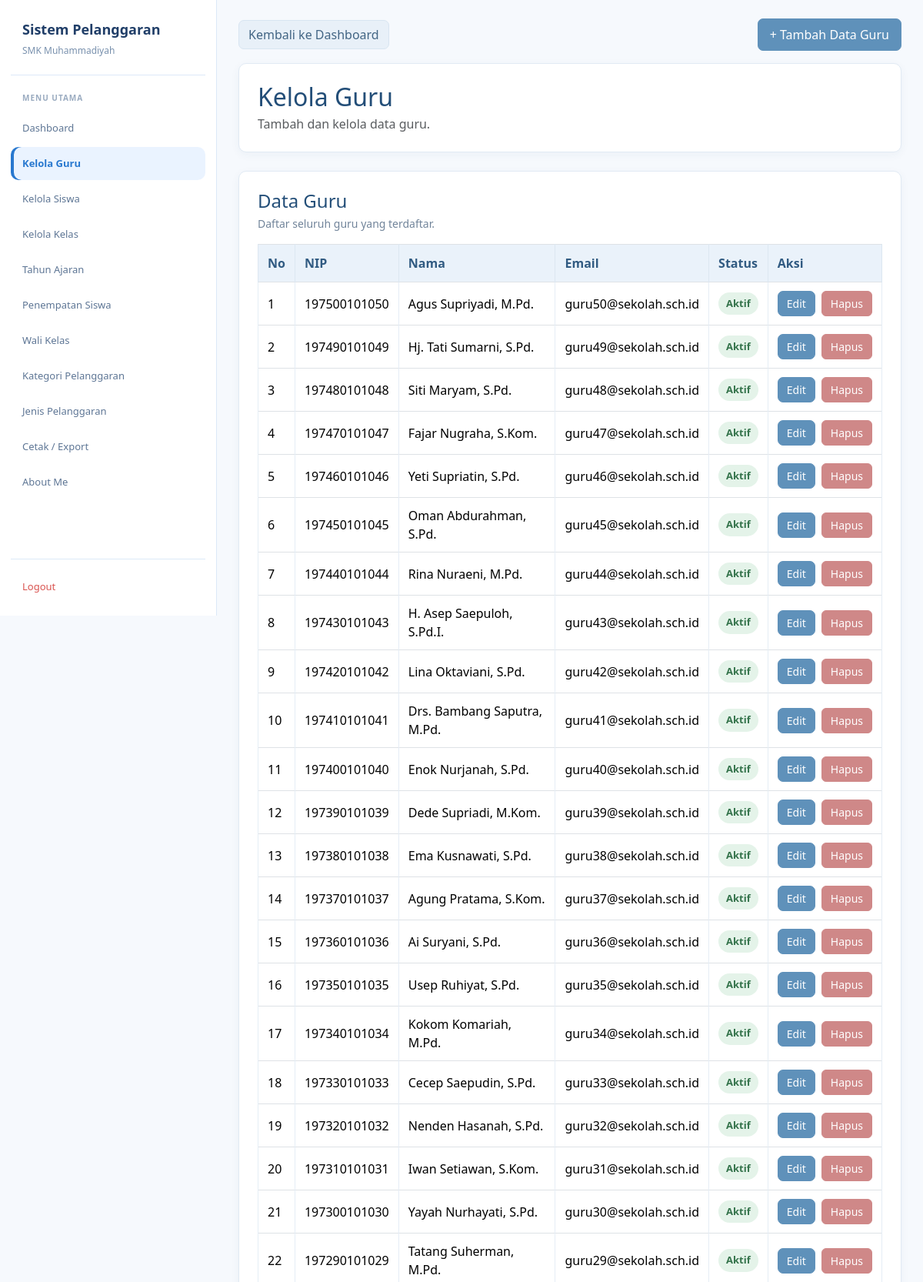
Page /admin/guru.php (signed in, upper part) on the committed database.
### tables this page shows
CREATE TABLE `t_guru` (
  `id` int(11) NOT NULL,
  `nip` varchar(30) NOT NULL,
  `nama` varchar(150) NOT NULL,
  `email` varchar(150) NOT NULL,
  `status_aktif` tinyint(1) NOT NULL,
  `user_id` int(11) DEFAULT NULL,
  `created_at` timestamp NULL DEFAULT current_timestamp(),
  `updated_at` timestamp NULL DEFAULT current_timestamp()
);

### admin/guru.php (the view, shortened to what this page needs)
<?php
include "../config/koneksi.php";
$query = mysqli_query($koneksi, "SELECT * FROM t_guru ORDER BY id DESC");
?>
<!DOCTYPE html>
<html lang="id">
<head>
<link href="https://cdn.jsdelivr.net/npm/bootstrap@5.3.8/dist/css/bootstrap.min.css" rel="stylesheet">
<link href="https://cdn.datatables.net/2.3.4/css/dataTables.bootstrap5.min.css" rel="stylesheet">
</head>
<body>
<div class="layout">
<aside class="sidebar">
    <div class="brand">
        <div class="brand-title">Sistem Pelanggaran</div>
        <div class="brand-subtitle">SMK Muhammadiyah</div>
    </div>
    <div class="menu-title">Menu Utama</div>
    <nav class="menu">
        <a href="../dashboard.php" class="menu-link">Dashboard</a>
        <a href="guru.php" class="menu-link active">Kelola Guru</a>
        <a href="siswa.php" class="menu-link">Kelola Siswa</a>
        <a href="kelas.php" class="menu-link">Kelola Kelas</a>
        <a href="tahun_ajaran.php" class="menu-link">Tahun Ajaran</a>
        <a href="penempatan_siswa.php" class="menu-link">Penempatan Siswa</a>
        <a href="wali_kelas.php" class="menu-link">Wali Kelas</a>
        <a href="kategori_pelanggaran.php" class="menu-link">Kategori Pelanggaran</a>
        <a href="jenis_pelanggaran.php" class="menu-link">Jenis Pelanggaran</a>
        <a href="cetak_export.php" class="menu-link">Cetak / Export</a>
        <a href="../about.php" class="menu-link">About Me</a>
    </nav>
    <div class="logout">
        <a href="../logout.php" class="menu-link">Logout</a>
    </div>
</aside>
<main class="main">
<div class="container py-4">
    <div class="d-flex flex-wrap align-items-center justify-content-between gap-2 mb-3">
        <a href="../dashboard.php" class="btn btn-secondary">
            Kembali ke Dashboard
        </a>
        <button type="button" class="btn btn-primary"
                data-bs-toggle="collapse"
                data-bs-target="#formTambahGuru">
            + Tambah Data Guru
        </button>
    </div>
    <div class="card mb-4">
        <div class="card-body">
            <h2 class="judul mb-1">Kelola Guru</h2>
            <p class="text-muted mb-0">Tambah dan kelola data guru.</p>
        </div>
    </div>
    <div class="card">
        <div class="card-body">
            <h4 class="mb-1">Data Guru</h4>
            <p class="keterangan mb-3">Daftar seluruh guru yang terdaftar.</p>
            <div class="table-responsive">
                <table id="tabelGuru"
                       class="table table-bordered table-hover align-middle">
                    <thead>
                        <tr>
                            <th>No</th>
                            <th>NIP</th>
                            <th>Nama</th>
                            <th>Email</th>
                            <th>Status</th>
                            <th>Aksi</th>
                        </tr>
                    </thead>
                    <tbody>
                    <?php if ($query && mysqli_num_rows($query) > 0): ?>
                        <?php $no = 1; ?>
                        <?php while ($guru = mysqli_fetch_assoc($query)): ?>
                            <tr>
                                <td><?= $no++ ?></td>
                                <td><?= htmlspecialchars($guru['nip']) ?></td>
                                <td><?= htmlspecialchars($guru['nama']) ?></td>
                                <td><?= htmlspecialchars($guru['email']) ?></td>
                                <td>
                                    <?php if ($guru['status_aktif'] == 1): ?>
                                        <span class="status-aktif">Aktif</span>
                                    <?php else: ?>
                                        <span class="status-nonaktif">Tidak Aktif</span>
                                    <?php endif; ?>
                                </td>
                                <td>
                                    <div class="d-flex gap-2">
                                        <a href="edit_guru.php?id=<?= (int)$guru['id'] ?>"
                                           class="btn btn-sm btn-primary">Edit</a>
                                        <a href="hapus_guru.php?id=<?= (int)$guru['id'] ?>"
                                           class="btn btn-sm btn-danger"
                                           onclick="return confirm('Yakin ingin menghapus guru ini?')">
                                            Hapus
                                        </a>
                                    </div>
                                </td>
                            </tr>
                        <?php endwhile; ?>
                    <?php endif; ?>
                    </tbody>
                </table>
            </div>
        </div>
    </div>
</div>
</main>
</div>
</body>
</html>

### admin/guru.php (style rules this page uses)
:root { --blue:#2878cf; --blue-dark:#203e68; --blue-soft:#eaf3ff; --page:#f6f9fd; --white:#fff; --text:#263f63; --muted:#7890ad; --line:#dce9f8; }
* { box-sizing:border-box; }
body { margin:0; background:var(--page); color:var(--text); font-family:"Segoe UI",Arial,sans-serif; }
a { text-decoration:none; }
.layout { min-height:100vh; }
.sidebar { position:fixed; left:0; top:0; width:282px; height:100vh; background:var(--white); border-right:1px solid var(--line); padding:25px 14px 16px; display:flex; flex-direction:column; z-index:1000; }
.brand { padding:0 15px 22px; border-bottom:1px solid var(--line); margin-bottom:22px; }
.brand-title { font-size:18px; font-weight:700; color:var(--blue-dark); margin-bottom:5px; }
.brand-subtitle { font-size:12px; color:var(--muted); }
.menu-title { font-size:10px; font-weight:700; color:#9aabc0; letter-spacing:1px; text-transform:uppercase; margin:0 15px 10px; }
.menu { display:flex; flex-direction:column; gap:3px; }
.menu-link { min-height:43px; display:flex; align-items:center; padding:10px 15px; border-radius:10px; color:#5e7695; font-size:13px; transition:.2s ease; }
.menu-link.active { background:var(--blue-soft); color:var(--blue); font-weight:600; box-shadow:inset 4px 0 0 var(--blue); }
.logout { margin-top:auto; padding-top:14px; border-top:1px solid var(--line); }
.logout .menu-link { color:#d9534f; }
.main { margin-left:282px; min-height:100vh; padding:24px 28px 40px; }
.container { width:100%; max-width:none !important; margin:0 auto; padding:0 !important; }
.judul,h4 { color:#234e78; }
.card { border:1px solid #e1eaf4 !important; border-radius:10px; box-shadow:0 3px 12px rgba(35,78,120,.05) !important; }
.card-body { padding:24px; }
.btn-primary { --bs-btn-color:#fff; --bs-btn-bg:#5f91ba; --bs-btn-border-color:#5f91ba; --bs-btn-hover-color:#fff; --bs-btn-hover-bg:#4b7fa9; --bs-btn-hover-border-color:#4b7fa9; border-radius:7px; padding:8px 15px; }
.btn-secondary { --bs-btn-bg:#e8f0f8; --bs-btn-border-color:#d8e5f1; --bs-btn-color:#426584; --bs-btn-hover-bg:#dceaf6; --bs-btn-hover-border-color:#cbddeb; --bs-btn-hover-color:#234e78; border-radius:7px; }
.btn-danger { --bs-btn-color:#fff; --bs-btn-bg:#cf8888; --bs-btn-border-color:#cf8888; --bs-btn-hover-color:#fff; --bs-btn-hover-bg:#bd7777; --bs-btn-hover-border-color:#bd7777; border-radius:6px; }
.btn-sm { padding:5px 11px; }
.table { color:#344b63; vertical-align:middle; margin-bottom:0; }
.table thead th { background:#eaf2fa; color:#315b82; border-color:#dce7f1; font-weight:600; padding:12px; white-space:nowrap; }
.table tbody td { border-color:#e5edf5; padding:11px 12px; }
.status-aktif,.status-nonaktif { display:inline-block; padding:5px 10px; border-radius:20px; font-size:13px; font-weight:600; white-space:nowrap; }
.status-aktif { background:#e4f3e9; color:#34734b; }
.keterangan { color:#71849a; font-size:14px; }

### rows in the picture
t_guru: nip "197500101050", nama "Agus Supriyadi, M.Pd.", email "guru50@sekolah.sch.id", status_aktif "Aktif"
t_guru: nip "197490101049", nama "Hj. Tati Sumarni, S.Pd.", email "guru49@sekolah.sch.id", status_aktif "Aktif"
t_guru: nip "197480101048", nama "Siti Maryam, S.Pd.", email "guru48@sekolah.sch.id", status_aktif "Aktif"
t_guru: nip "197470101047", nama "Fajar Nugraha, S.Kom.", email "guru47@sekolah.sch.id", status_aktif "Aktif"
t_guru: nip "197460101046", nama "Yeti Supriatin, S.Pd.", email "guru46@sekolah.sch.id", status_aktif "Aktif"
t_guru: nip "197450101045", nama "Oman Abdurahman, S.Pd.", email "guru45@sekolah.sch.id", status_aktif "Aktif"
t_guru: nip "197440101044", nama "Rina Nuraeni, M.Pd.", email "guru44@sekolah.sch.id", status_aktif "Aktif"
t_guru: nip "197430101043", nama "H. Asep Saepuloh, S.Pd.I.", email "guru43@sekolah.sch.id", status_aktif "Aktif"
t_guru: nip "197420101042", nama "Lina Oktaviani, S.Pd.", email "guru42@sekolah.sch.id", status_aktif "Aktif"
t_guru: nip "197410101041", nama "Drs. Bambang Saputra, M.Pd.", email "guru41@sekolah.sch.id", status_aktif "Aktif"
t_guru: nip "197400101040", nama "Enok Nurjanah, S.Pd.", email "guru40@sekolah.sch.id", status_aktif "Aktif"
t_guru: nip "197390101039", nama "Dede Supriadi, M.Kom.", email "guru39@sekolah.sch.id", status_aktif "Aktif"
t_guru: nip "197380101038", nama "Ema Kusnawati, S.Pd.", email "guru38@sekolah.sch.id", status_aktif "Aktif"
t_guru: nip "197370101037", nama "Agung Pratama, S.Kom.", email "guru37@sekolah.sch.id", status_aktif "Aktif"
t_guru: nip "197360101036", nama "Ai Suryani, S.Pd.", email "guru36@sekolah.sch.id", status_aktif "Aktif"
t_guru: nip "197350101035", nama "Usep Ruhiyat, S.Pd.", email "guru35@sekolah.sch.id", status_aktif "Aktif"
t_guru: nip "197340101034", nama "Kokom Komariah, M.Pd.", email "guru34@sekolah.sch.id", status_aktif "Aktif"
t_guru: nip "197330101033", nama "Cecep Saepudin, S.Pd.", email "guru33@sekolah.sch.id", status_aktif "Aktif"
t_guru: nip "197320101032", nama "Nenden Hasanah, S.Pd.", email "guru32@sekolah.sch.id", status_aktif "Aktif"
t_guru: nip "197310101031", nama "Iwan Setiawan, S.Kom.", email "guru31@sekolah.sch.id", status_aktif "Aktif"
t_guru: nip "197300101030", nama "Yayah Nurhayati, S.Pd.", email "guru30@sekolah.sch.id", status_aktif "Aktif"
t_guru: nip "197290101029", nama "Tatang Suherman, M.Pd.", email "guru29@sekolah.sch.id", status_aktif "Aktif"
